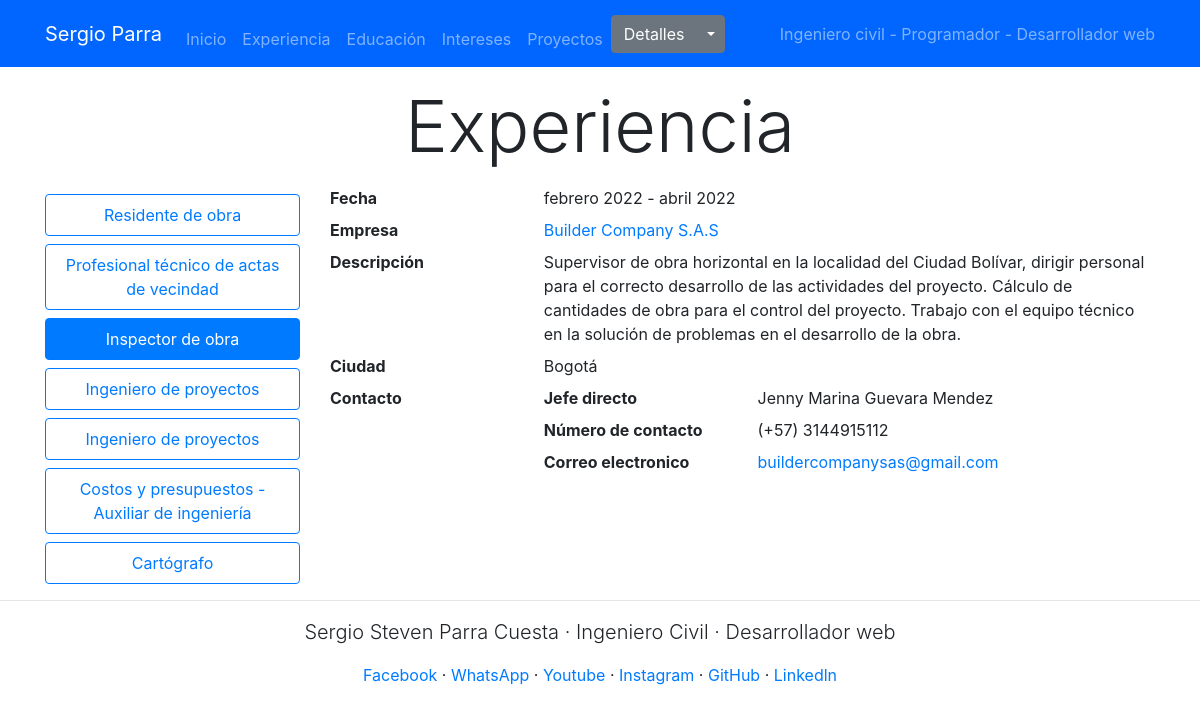
/experiencia/3, run on the app's committed database.
### gestion_HV/models.py (models this page shows, shortened)
class experiencies(models.Model):
    position=models.CharField(max_length=50, verbose_name="Cargo")
    start_date=models.DateField(verbose_name="Fecha de inicio")
    ending_date=models.DateField(null=True, blank=True, verbose_name="Fecha final")
    company=models.OneToOneField(companies, on_delete=models.CASCADE, verbose_name="Compañia") #Relacion uno a uno entre la experiencia con la compañia donde se hizo la experiencia
    description=models.TextField(verbose_name="Descripción del cargo")
    contact=models.CharField(max_length=150,verbose_name="Nombre de jefe directo")
    phone=models.CharField(max_length=10, verbose_name="Telefono de contacto")
    email=models.EmailField(max_length=254, verbose_name="Correo electronico")
    city=models.CharField(max_length=25, verbose_name="Ciudad")
    estudies=models.ManyToManyField(profesional_education, verbose_name="Estudios utilizados") #Relación muchos a muchos entre las experiencias y los estudios realizados
    position_boss=models.CharField(max_length=25, null=True, blank=True, verbose_name="Titulo de jefe")
    certificate=models.FileField(upload_to='fields/certificate', max_length=100, null=True, blank=True, verbose_name="Adjuntar certificado")
    class Meta:
        verbose_name="Experiencia"
        verbose_name_plural="Experiencias"
        ordering=['start_date']

class companies(models.Model):
    name=models.CharField(max_length=75, verbose_name="Nombre")
    legal_rep=models.CharField(max_length=75, verbose_name="Representante Legal")
    city=models.CharField(max_length=25, verbose_name="Ciudad")
    sector=models.CharField(max_length=25, verbose_name="Sector")
    area=models.CharField(max_length=50, verbose_name="Área de trabajo")
    addres=models.CharField(max_length=40, verbose_name="Dirección")
    web_page=models.CharField(max_length=75, null=True, blank=True, verbose_name="Pagina Web")
    email=models.EmailField(max_length=254, verbose_name="Correo electronico")
    phone=models.CharField(max_length=10, verbose_name='Numero telefonico')
    class Meta:
        verbose_name="Empresa"
        verbose_name_plural="Empresas"
        ordering=['name']
    def __str__(self):
        return self.name

### gestion_HV/views.py (the view)
# urls.py: path('experiencia/<int:id_exp>',views.experiencies_page, name='experiences'),
def experiencies_page(request, id_exp):
    if id_exp==0:
        id_exp=1
    exp_det=experience_details()
    data_nav=zip(exp_det.query_common('id'),exp_det.query_common('position'))
    data=zip(exp_det.query_common('id'), exp_det.query_common('position'), exp_det.date(), exp_det.company(), exp_det.query_common('company'), exp_det.query_common('description'), exp_det.query_common('city'), exp_det.contact(), exp_det.query_common('phone'), exp_det.query_common('email'), exp_det.query_common('certificate'))
    return render(request, "experiencie.html",{"data_nav":data_nav,"data":data,"id_activate":id_exp})

### gestion_HV/views.py (called while the page is built)
    def company(self):
        data=experiencies.objects.values_list('company', flat=True).order_by('-start_date')
        data3=[]
        for i in data:
            data3.append(companies.objects.get(id=i))
        return data3

    def contact(self):
        name = experiencies.objects.values_list('contact', flat=True).order_by('-start_date')
        boss_post = experiencies.objects.values_list('position_boss', flat=True).order_by('-start_date')
        data=[]
        for i in range(len(name)):
            if boss_post:
                data.append(name[i])
            else:
                data.append(boss_post[i] + " " + name[i])
        return data

    def query_common(self, query):
        return experiencies.objects.values_list(query, flat=True).order_by('-start_date')

### mipagweb_v3/templates/experiencie.html (shortened to what this page needs)
{% extends 'body.html' %}
{% block content %}
<div class="container">
    <h1 class="display-3 mt-3 mb-3 text-center">Experiencia</h1>
    <div class="row">
        <div class="col-md-3 col-12">
            <div class="nav flex-column nav-pills" id="v-pills-tab" role="tablist" aria-orientation="vertical">
                {% for id, position in data_nav %}
                    <a class="btn nav-link btn-outline-primary mt-2 {% if id == id_activate %}active{% endif %}" id="v-pills-{{id}}-tab" data-toggle="pill" href="#v-pills-{{id}}" role="tab" aria-controls="v-pills-{{id}}" aria-selected="{% if id == id_activate %}True {% else %}False{% endif %}">{{position}}</a>
                {% endfor %}
            </div>
        </div>
        <div class="col-md-9 col-12">
          <div class="tab-content" id="v-pills-tabContent">
                {% for id, position, date, company, company_id, description, city, contact, phone, email, certificate in data %}
                    <div class="tab-pane fade {% if id == id_activate %}show active{% endif %}" id="v-pills-{{id}}" role="tabpanel" aria-labelledby="v-pills-{{id}}-tab">
                        <dl class="row">
                            <dt class="col-sm-3">Fecha</dt>
                            <dd class="col-sm-9 text-lowercase">{{date}}</dd>
                            <dt class="col-sm-3">Empresa</dt>
                            <dd class="col-sm-9">
                                <a href="{% url 'companies' company_id %}">{{company}}</a>
                            </dd>
                            <dt class="col-sm-3">Descripción</dt>
                            <dd class="col-sm-9">{{description}}</dd>
                            <dt class="col-sm-3 text-truncate">Ciudad</dt>
                            <dd class="col-sm-9">{{city}}</dd>
                            <dt class="col-sm-3">Contacto</dt>
                            <dd class="col-sm-9">
                                <dl class="row">
                                    <dt class="col-sm-4">Jefe directo</dt>
                                    <dd class="col-sm-8">{{contact}}</dd>
                                    <dt class="col-sm-4">Número de contacto</dt>
                                    <dd class="col-sm-8">(+57) {{phone}}</dd>
                                    <dt class="col-sm-4">Correo electronico</dt>
                                    <dd class="col-sm-8"><a href="mailto:{{email}}">{{email}}</a></dd>
                                </dl>
                            </dd>
                        </dl>
                    </div>
                {% endfor %}
          </div>
        </div>
    </div>
</div>
{% endblock %}

### mipagweb_v3/static/styles.css (style rules this page uses)
body { position: relative; }

### data on the page
experiencies: position "Residente de obra"
experiencies: position "Profesional técnico de actas de vecindad"
experiencies: position "Inspector de obra"
experiencies: position "Costos y presupuestos - Auxiliar de ingeniería"
experiencies: position "Cartógrafo"
companies: date "febrero 2022 - abril 2022", name "Builder Company S.A.S", description "Supervisor de obra horizontal en la localidad del Ciudad Bolívar, dirigir personal para el correcto desarrollo de las actividades del proyecto. Cálculo de cantidades de obra para el control del proyecto. Trabajo con el equipo técnico en la solución de problemas en el desarrollo de la obra.", city "Bogotá", legal_rep "Jenny Marina Guevara Mendez", phone "3144915112", email "buildercompanysas@gmail.com"

### other printed values
{{ position }} "Ingeniero de proyectos" "Ingeniero de proyectos"
